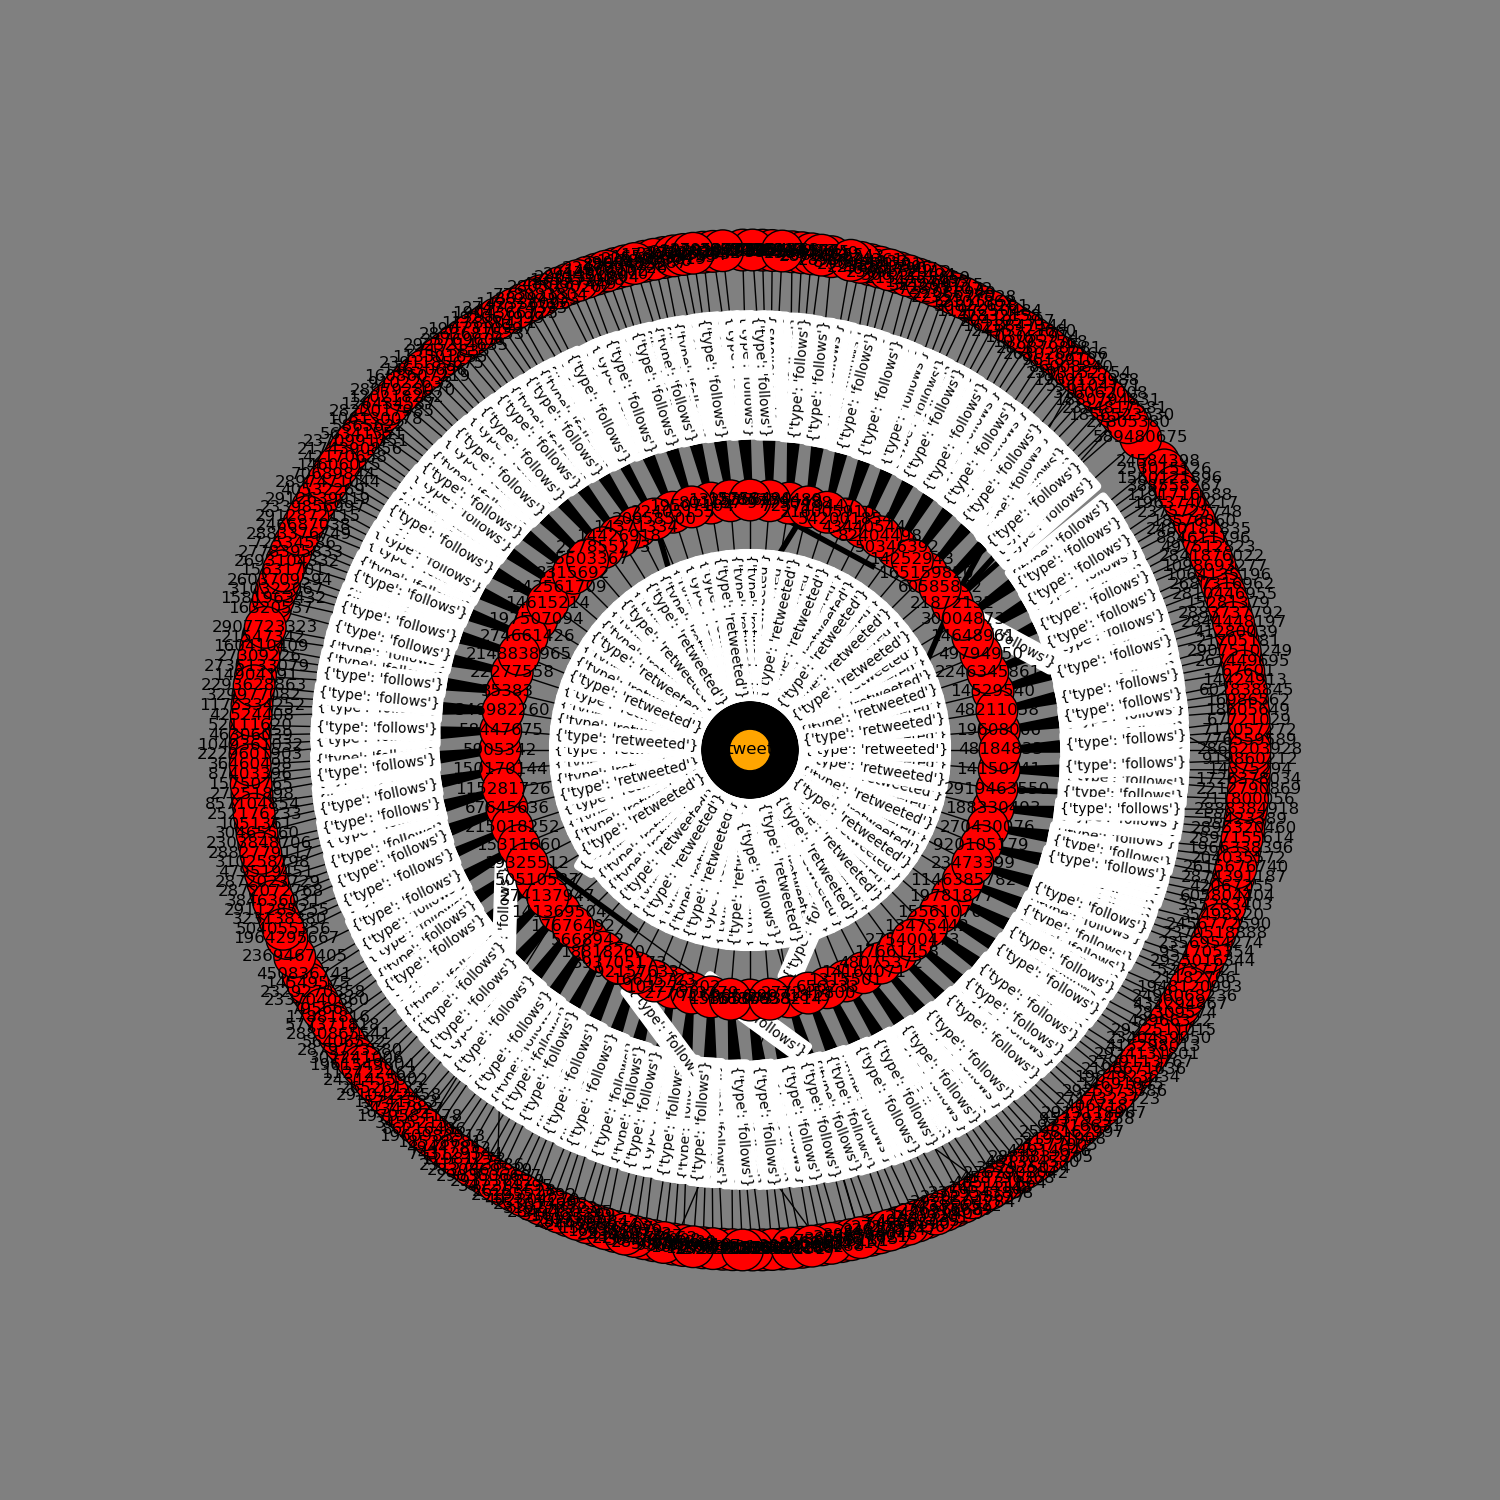

The Python source for this figure:
import os
import time
import twitter
import pickle
from config import *
import networkx as nx
import matplotlib.pyplot as plt

# Either load the followers dict from disk, or generate it from Twitter
followers = None
if os.path.exists("followers"):
  followers = pickle.load(open("followers", "rb"))
else:
  # Get the twitter API
  api = twitter.Api(consumer_key=CONSUMER_KEY,
                        consumer_secret=CONSUMER_SECRET,
                        access_token_key=ACCESS_TOKEN_KEY,
                        access_token_secret=ACCESS_TOKEN_SECRET)

  # Right now, Hilary Mason's tweet is hardcoded
  tweet_id=541746341295452160

  # Grab all the users who retweeted this tweet
  users = api.GetRetweeters(tweet_id)

  # Build a dictionary of retweeter id to a list of follower IDs, using Twitter's API
  # Note: we need to rate limit
  followers = { }
  followers_count = 0
  for user in users:
      while True:
          try:
              print "User %d" % user
              followers[user] = api.GetFollowerIDs(user_id=user)
              break
          except:
              print "Sleeping ..."
              time.sleep(60*5)
              continue
      
      followers_count += len(followers[user])
      print followers_count

  # Save file for use in iPython notebook
  pickle.dump(followers, open("followers", "wb"), pickle.HIGHEST_PROTOCOL)


#  Create new graph with tweet as first node
new_g = nx.DiGraph()
new_g.add_node("tweet", {'color': 'orange'})

# Initialize the layers we want to use
shell1 = ["tweet"]
shell2 = []
shell3 = []

# Add nodes to graph
count = 0
for uid in followers:
    count = count + 1
        
    new_g.add_node(uid, {'color': 'red'})
    new_g.add_edge(uid, "tweet", {'type': 'retweeted'})
    shell2.append(uid)
    
    # Add edges to graph
    follower_count = 0
    for follower in followers[uid]:
        # Trim the graph by showing only 5 followers
        follower_count = follower_count + 1
        if follower_count % 5 == 0: break

        # Add a node for the follower, connect it to the right user          
        new_g.add_node(follower, {'color': 'red'})
        new_g.add_edge(follower, uid, {'type': 'follows'})

        # Add this user to outer shell
        shell3.append(follower)

# Create node and edge labesl from properties
node_labels = nx.get_node_attributes(new_g,'id')
edge_labels = nx.get_edge_attributes(new_g,'type')
colors = nx.get_node_attributes(new_g, 'color')

# Create a networkx layout based on shells we created
pos_shell = nx.shell_layout(new_g, nlist=[shell1, shell2, shell3])

# Plot the graph
plt.figure(figsize=(15, 15))
nx.draw(new_g, pos_shell, arrows=True, node_size=900, node_color=colors.values())
x = nx.draw_networkx_edge_labels(new_g, pos_shell, labels = edge_labels)
plt.savefig('influence.png', facecolor='grey')
plt.show()